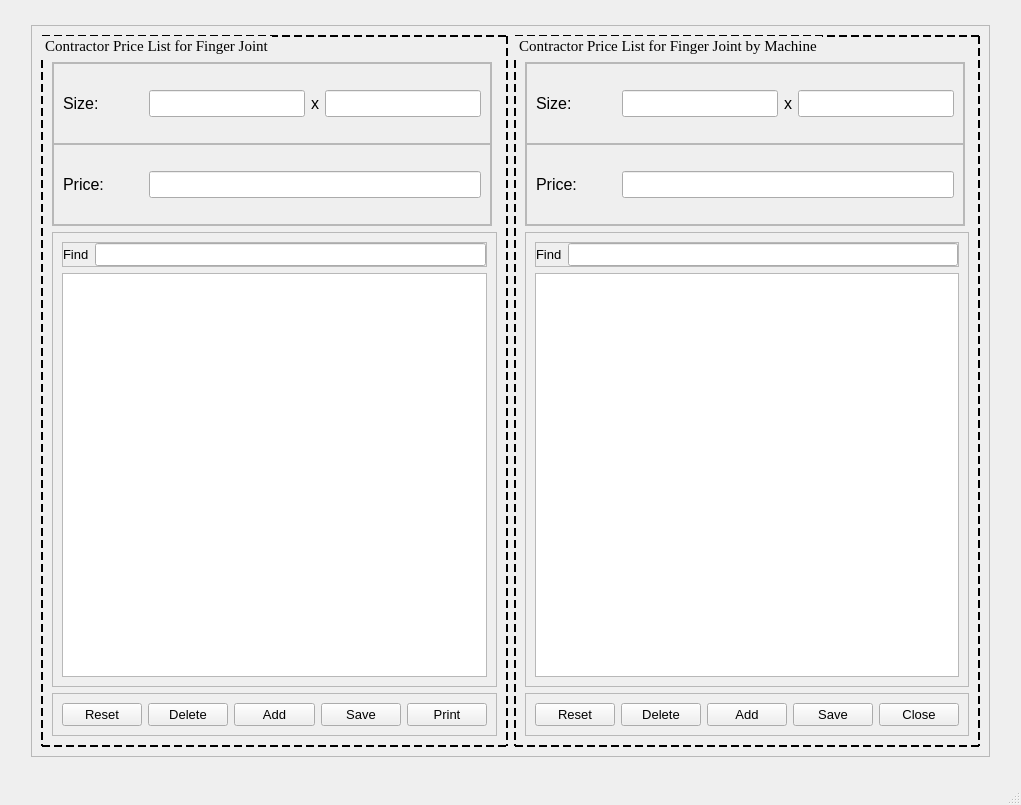
<?xml version="1.0" encoding="UTF-8"?>
<ui version="4.0">
 <class>ContractorPriceFFJ</class>
 <widget class="QMainWindow" name="ContractorPriceFFJ">
  <property name="geometry">
   <rect>
    <x>0</x>
    <y>0</y>
    <width>1021</width>
    <height>805</height>
   </rect>
  </property>
  <property name="minimumSize">
   <size>
    <width>1021</width>
    <height>805</height>
   </size>
  </property>
  <property name="windowTitle">
   <string>MainWindow</string>
  </property>
  <widget class="QWidget" name="centralwidget">
   <layout class="QHBoxLayout" name="horizontalLayout_3">
    <item>
     <widget class="QFrame" name="frame">
      <property name="minimumSize">
       <size>
        <width>959</width>
        <height>732</height>
       </size>
      </property>
      <property name="maximumSize">
       <size>
        <width>959</width>
        <height>732</height>
       </size>
      </property>
      <property name="frameShape">
       <enum>QFrame::StyledPanel</enum>
      </property>
      <property name="frameShadow">
       <enum>QFrame::Raised</enum>
      </property>
      <layout class="QHBoxLayout" name="horizontalLayout">
       <item>
        <widget class="QGroupBox" name="groupBox">
         <property name="font">
          <font>
           <family>Times New Roman</family>
           <pointsize>11</pointsize>
          </font>
         </property>
         <property name="styleSheet">
          <string notr="true">QGroupBox{
	border: 2px dashed black
}</string>
         </property>
         <property name="title">
          <string>Contractor Price List for Finger Joint</string>
         </property>
         <layout class="QVBoxLayout" name="verticalLayout">
          <property name="topMargin">
           <number>25</number>
          </property>
          <item>
           <widget class="QFrame" name="frame_2">
            <property name="minimumSize">
             <size>
              <width>440</width>
              <height>164</height>
             </size>
            </property>
            <property name="maximumSize">
             <size>
              <width>440</width>
              <height>164</height>
             </size>
            </property>
            <property name="frameShape">
             <enum>QFrame::StyledPanel</enum>
            </property>
            <property name="frameShadow">
             <enum>QFrame::Raised</enum>
            </property>
            <layout class="QVBoxLayout" name="verticalLayout_3">
             <property name="spacing">
              <number>0</number>
             </property>
             <property name="leftMargin">
              <number>0</number>
             </property>
             <property name="topMargin">
              <number>0</number>
             </property>
             <property name="rightMargin">
              <number>0</number>
             </property>
             <property name="bottomMargin">
              <number>0</number>
             </property>
             <item>
              <widget class="QFrame" name="frame_8">
               <property name="frameShape">
                <enum>QFrame::StyledPanel</enum>
               </property>
               <property name="frameShadow">
                <enum>QFrame::Raised</enum>
               </property>
               <layout class="QHBoxLayout" name="horizontalLayout_4">
                <item>
                 <widget class="QLabel" name="label">
                  <property name="minimumSize">
                   <size>
                    <width>80</width>
                    <height>30</height>
                   </size>
                  </property>
                  <property name="font">
                   <font>
                    <pointsize>12</pointsize>
                   </font>
                  </property>
                  <property name="text">
                   <string>Size:</string>
                  </property>
                 </widget>
                </item>
                <item>
                 <widget class="QLineEdit" name="height">
                  <property name="font">
                   <font>
                    <pointsize>12</pointsize>
                   </font>
                  </property>
                 </widget>
                </item>
                <item>
                 <widget class="QLabel" name="label_2">
                  <property name="font">
                   <font>
                    <pointsize>12</pointsize>
                   </font>
                  </property>
                  <property name="text">
                   <string>x</string>
                  </property>
                 </widget>
                </item>
                <item>
                 <widget class="QLineEdit" name="width">
                  <property name="font">
                   <font>
                    <pointsize>12</pointsize>
                   </font>
                  </property>
                 </widget>
                </item>
               </layout>
              </widget>
             </item>
             <item>
              <widget class="QFrame" name="frame_9">
               <property name="frameShape">
                <enum>QFrame::StyledPanel</enum>
               </property>
               <property name="frameShadow">
                <enum>QFrame::Raised</enum>
               </property>
               <layout class="QHBoxLayout" name="horizontalLayout_2">
                <item>
                 <widget class="QLabel" name="label_4">
                  <property name="minimumSize">
                   <size>
                    <width>80</width>
                    <height>30</height>
                   </size>
                  </property>
                  <property name="font">
                   <font>
                    <pointsize>12</pointsize>
                   </font>
                  </property>
                  <property name="text">
                   <string>Price:</string>
                  </property>
                 </widget>
                </item>
                <item>
                 <widget class="QLineEdit" name="price">
                  <property name="font">
                   <font>
                    <pointsize>12</pointsize>
                   </font>
                  </property>
                 </widget>
                </item>
               </layout>
              </widget>
             </item>
            </layout>
           </widget>
          </item>
          <item>
           <widget class="QFrame" name="frame_3">
            <property name="frameShape">
             <enum>QFrame::StyledPanel</enum>
            </property>
            <property name="frameShadow">
             <enum>QFrame::Raised</enum>
            </property>
            <layout class="QVBoxLayout" name="verticalLayout_4">
             <item>
              <widget class="QFrame" name="frame_7">
               <property name="frameShape">
                <enum>QFrame::StyledPanel</enum>
               </property>
               <property name="frameShadow">
                <enum>QFrame::Raised</enum>
               </property>
               <layout class="QHBoxLayout" name="horizontalLayout_6">
                <property name="leftMargin">
                 <number>0</number>
                </property>
                <property name="topMargin">
                 <number>0</number>
                </property>
                <property name="rightMargin">
                 <number>0</number>
                </property>
                <property name="bottomMargin">
                 <number>0</number>
                </property>
                <item>
                 <widget class="QLabel" name="label_5">
                  <property name="font">
                   <font>
                    <pointsize>10</pointsize>
                   </font>
                  </property>
                  <property name="text">
                   <string>Find</string>
                  </property>
                 </widget>
                </item>
                <item>
                 <widget class="QLineEdit" name="searchBar">
                  <property name="font">
                   <font>
                    <pointsize>10</pointsize>
                   </font>
                  </property>
                 </widget>
                </item>
               </layout>
              </widget>
             </item>
             <item>
              <widget class="QTableView" name="tableView"/>
             </item>
            </layout>
           </widget>
          </item>
          <item>
           <widget class="QFrame" name="frame_4">
            <property name="frameShape">
             <enum>QFrame::StyledPanel</enum>
            </property>
            <property name="frameShadow">
             <enum>QFrame::Raised</enum>
            </property>
            <layout class="QHBoxLayout" name="horizontalLayout_5">
             <item>
              <widget class="QPushButton" name="resetButton">
               <property name="font">
                <font>
                 <pointsize>10</pointsize>
                </font>
               </property>
               <property name="text">
                <string>Reset</string>
               </property>
              </widget>
             </item>
             <item>
              <widget class="QPushButton" name="deleteButton">
               <property name="font">
                <font>
                 <pointsize>10</pointsize>
                </font>
               </property>
               <property name="text">
                <string>Delete</string>
               </property>
              </widget>
             </item>
             <item>
              <widget class="QPushButton" name="addButton">
               <property name="font">
                <font>
                 <pointsize>10</pointsize>
                </font>
               </property>
               <property name="text">
                <string>Add</string>
               </property>
              </widget>
             </item>
             <item>
              <widget class="QPushButton" name="saveButton">
               <property name="font">
                <font>
                 <pointsize>10</pointsize>
                </font>
               </property>
               <property name="text">
                <string>Save</string>
               </property>
              </widget>
             </item>
             <item>
              <widget class="QPushButton" name="printBtn">
               <property name="font">
                <font>
                 <pointsize>10</pointsize>
                </font>
               </property>
               <property name="text">
                <string>Print</string>
               </property>
              </widget>
             </item>
            </layout>
           </widget>
          </item>
         </layout>
        </widget>
       </item>
       <item>
        <widget class="QGroupBox" name="groupBox_2">
         <property name="font">
          <font>
           <family>Times New Roman</family>
           <pointsize>11</pointsize>
          </font>
         </property>
         <property name="styleSheet">
          <string notr="true">QGroupBox{
	border: 2px dashed black
}</string>
         </property>
         <property name="title">
          <string>Contractor Price List for Finger Joint by Machine</string>
         </property>
         <layout class="QVBoxLayout" name="verticalLayout_2">
          <property name="topMargin">
           <number>25</number>
          </property>
          <item>
           <widget class="QFrame" name="frame_11">
            <property name="minimumSize">
             <size>
              <width>440</width>
              <height>164</height>
             </size>
            </property>
            <property name="maximumSize">
             <size>
              <width>440</width>
              <height>164</height>
             </size>
            </property>
            <property name="frameShape">
             <enum>QFrame::StyledPanel</enum>
            </property>
            <property name="frameShadow">
             <enum>QFrame::Raised</enum>
            </property>
            <layout class="QVBoxLayout" name="verticalLayout_5">
             <property name="spacing">
              <number>0</number>
             </property>
             <property name="leftMargin">
              <number>0</number>
             </property>
             <property name="topMargin">
              <number>0</number>
             </property>
             <property name="rightMargin">
              <number>0</number>
             </property>
             <property name="bottomMargin">
              <number>0</number>
             </property>
             <item>
              <widget class="QFrame" name="frame_15">
               <property name="frameShape">
                <enum>QFrame::StyledPanel</enum>
               </property>
               <property name="frameShadow">
                <enum>QFrame::Raised</enum>
               </property>
               <layout class="QHBoxLayout" name="horizontalLayout_8">
                <item>
                 <widget class="QLabel" name="label_9">
                  <property name="minimumSize">
                   <size>
                    <width>80</width>
                    <height>30</height>
                   </size>
                  </property>
                  <property name="font">
                   <font>
                    <pointsize>12</pointsize>
                   </font>
                  </property>
                  <property name="text">
                   <string>Size:</string>
                  </property>
                 </widget>
                </item>
                <item>
                 <widget class="QLineEdit" name="machineHeight">
                  <property name="font">
                   <font>
                    <pointsize>12</pointsize>
                   </font>
                  </property>
                 </widget>
                </item>
                <item>
                 <widget class="QLabel" name="label_10">
                  <property name="font">
                   <font>
                    <pointsize>12</pointsize>
                   </font>
                  </property>
                  <property name="text">
                   <string>x</string>
                  </property>
                 </widget>
                </item>
                <item>
                 <widget class="QLineEdit" name="machineWidth">
                  <property name="font">
                   <font>
                    <pointsize>12</pointsize>
                   </font>
                  </property>
                 </widget>
                </item>
               </layout>
              </widget>
             </item>
             <item>
              <widget class="QFrame" name="frame_17">
               <property name="frameShape">
                <enum>QFrame::StyledPanel</enum>
               </property>
               <property name="frameShadow">
                <enum>QFrame::Raised</enum>
               </property>
               <layout class="QHBoxLayout" name="horizontalLayout_10">
                <item>
                 <widget class="QLabel" name="label_12">
                  <property name="minimumSize">
                   <size>
                    <width>80</width>
                    <height>30</height>
                   </size>
                  </property>
                  <property name="font">
                   <font>
                    <pointsize>12</pointsize>
                   </font>
                  </property>
                  <property name="text">
                   <string>Price:</string>
                  </property>
                 </widget>
                </item>
                <item>
                 <widget class="QLineEdit" name="machinePrice">
                  <property name="font">
                   <font>
                    <pointsize>12</pointsize>
                   </font>
                  </property>
                 </widget>
                </item>
               </layout>
              </widget>
             </item>
            </layout>
           </widget>
          </item>
          <item>
           <widget class="QFrame" name="frame_6">
            <property name="frameShape">
             <enum>QFrame::StyledPanel</enum>
            </property>
            <property name="frameShadow">
             <enum>QFrame::Raised</enum>
            </property>
            <layout class="QVBoxLayout" name="verticalLayout_6">
             <item>
              <widget class="QFrame" name="frame_12">
               <property name="frameShape">
                <enum>QFrame::StyledPanel</enum>
               </property>
               <property name="frameShadow">
                <enum>QFrame::Raised</enum>
               </property>
               <layout class="QHBoxLayout" name="horizontalLayout_11">
                <property name="leftMargin">
                 <number>0</number>
                </property>
                <property name="topMargin">
                 <number>0</number>
                </property>
                <property name="rightMargin">
                 <number>0</number>
                </property>
                <property name="bottomMargin">
                 <number>0</number>
                </property>
                <item>
                 <widget class="QLabel" name="label_6">
                  <property name="font">
                   <font>
                    <pointsize>10</pointsize>
                   </font>
                  </property>
                  <property name="text">
                   <string>Find</string>
                  </property>
                 </widget>
                </item>
                <item>
                 <widget class="QLineEdit" name="machineSearchBar">
                  <property name="font">
                   <font>
                    <pointsize>10</pointsize>
                   </font>
                  </property>
                 </widget>
                </item>
               </layout>
              </widget>
             </item>
             <item>
              <widget class="QTableView" name="machineTableView"/>
             </item>
            </layout>
           </widget>
          </item>
          <item>
           <widget class="QFrame" name="frame_5">
            <property name="frameShape">
             <enum>QFrame::StyledPanel</enum>
            </property>
            <property name="frameShadow">
             <enum>QFrame::Raised</enum>
            </property>
            <layout class="QHBoxLayout" name="horizontalLayout_7">
             <item>
              <widget class="QPushButton" name="machineResetBtn">
               <property name="font">
                <font>
                 <pointsize>10</pointsize>
                </font>
               </property>
               <property name="text">
                <string>Reset</string>
               </property>
              </widget>
             </item>
             <item>
              <widget class="QPushButton" name="machineDeleteBtn">
               <property name="font">
                <font>
                 <pointsize>10</pointsize>
                </font>
               </property>
               <property name="text">
                <string>Delete</string>
               </property>
              </widget>
             </item>
             <item>
              <widget class="QPushButton" name="machineAddBtn">
               <property name="font">
                <font>
                 <pointsize>10</pointsize>
                </font>
               </property>
               <property name="text">
                <string>Add</string>
               </property>
              </widget>
             </item>
             <item>
              <widget class="QPushButton" name="machineSaveBtn">
               <property name="font">
                <font>
                 <pointsize>10</pointsize>
                </font>
               </property>
               <property name="text">
                <string>Save</string>
               </property>
              </widget>
             </item>
             <item>
              <widget class="QPushButton" name="closeButton">
               <property name="font">
                <font>
                 <pointsize>10</pointsize>
                </font>
               </property>
               <property name="text">
                <string>Close</string>
               </property>
              </widget>
             </item>
            </layout>
           </widget>
          </item>
         </layout>
        </widget>
       </item>
      </layout>
     </widget>
    </item>
   </layout>
  </widget>
  <widget class="QMenuBar" name="menubar">
   <property name="geometry">
    <rect>
     <x>0</x>
     <y>0</y>
     <width>1021</width>
     <height>26</height>
    </rect>
   </property>
  </widget>
  <widget class="QStatusBar" name="statusbar"/>
 </widget>
 <resources/>
 <connections/>
</ui>
